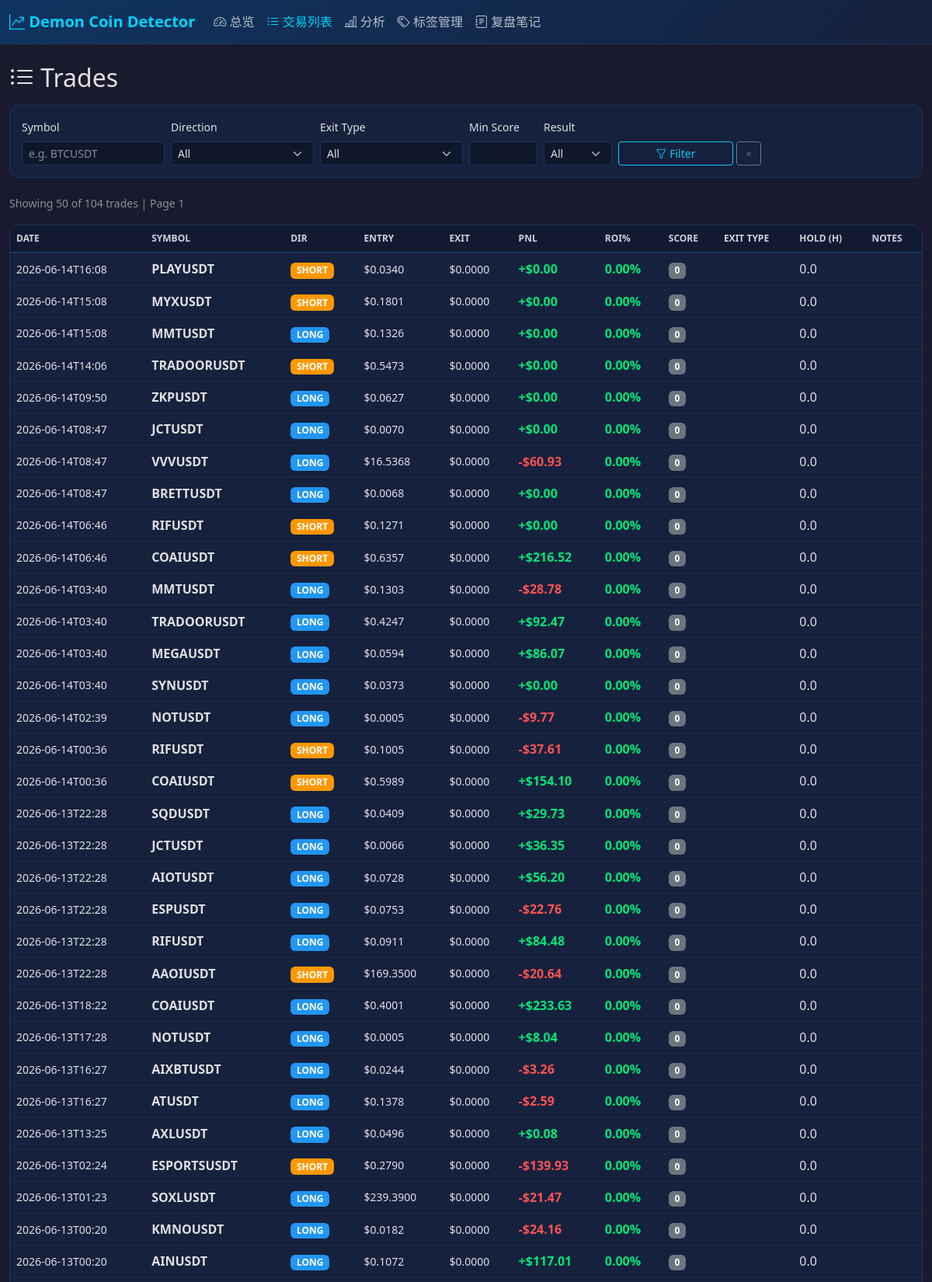
/trades (upper part), run on the app's committed database.
### tables this page shows
CREATE TABLE trades (
        id INTEGER PRIMARY KEY AUTOINCREMENT,
        trade_id TEXT UNIQUE,
        symbol TEXT NOT NULL,
        direction TEXT NOT NULL,
        strategy_version TEXT DEFAULT '',
        leverage INTEGER DEFAULT 10,
        margin_usd REAL DEFAULT 0,
        notional_usd REAL DEFAULT 0,
        entry_price REAL DEFAULT 0,
        exit_price REAL DEFAULT 0,
        quantity REAL DEFAULT 0,
        entry_time TEXT,
        exit_time TEXT,
        status TEXT DEFAULT 'open',
        total_score REAL DEFAULT 0,
        data_coverage_score REAL DEFAULT 0,
        professional_score REAL DEFAULT 0,
        market_quality_score REAL DEFAULT 0,
        entry_timing_score REAL DEFAULT 0,
        funding_flow_score REAL DEFAULT 0,
        execution_risk_score REAL DEFAULT 0,
        resonance_count INTEGER DEFAULT 0,
        candidate_source TEXT DEFAULT '',
        entry_reasons TEXT DEFAULT '[]',
        factors TEXT DEFAULT '{}',
        estimated_ev REAL DEFAULT 0,
        estimated_win_rate REAL DEFAULT 0,
        estimated_rr REAL DEFAULT 0,
        position_scale REAL DEFAULT 1.0,
        factor_attribution TEXT DEFAULT '',
        pnl_usd REAL DEFAULT 0,
        pnl_pct REAL DEFAULT 0,
        exit_type TEXT DEFAULT '',
        hold_hours REAL DEFAULT 0,
        peak_pnl_pct REAL DEFAULT 0,
        loss_tags TEXT DEFAULT '[]',
        loss_tag_labels TEXT DEFAULT '[]',
        win INTEGER DEFAULT 0,
        created_at TEXT DEFAULT (datetime('now')),
        updated_at TEXT DEFAULT (datetime('now'))
    );

### app.py (the view)
@app.route("/trades")
def trades():
    db = get_db()
    try:
        where = ["1=1"]
        params = []
        sym = request.args.get("symbol", "")
        if sym: where.append("symbol LIKE ?"); params.append(f"%{sym}%")
        direction = request.args.get("direction", "")
        if direction: where.append("direction=?"); params.append(direction)
        exit_type = request.args.get("exit_type", "")
        if exit_type: where.append("exit_type=?"); params.append(exit_type)
        min_score = request.args.get("min_score", type=float)
        if min_score: where.append("total_score>=?"); params.append(min_score)
        result = request.args.get("result", "")
        if result == "win": where.append("win=1")
        elif result == "loss": where.append("win=0 AND status='closed'")
        page = request.args.get("page", 1, type=int)
        per_page = 50
        offset = (page - 1) * per_page
        total = db.execute(f"SELECT COUNT(*) as c FROM trades WHERE {' AND '.join(where)}", params).fetchone()["c"]
        rows = db.execute(f"""SELECT id, trade_id, symbol, direction, entry_price, exit_price,
            pnl_usd, pnl_pct, total_score, exit_type, hold_hours, win, entry_time, exit_time,
            loss_tags, leverage, margin_usd FROM trades WHERE {' AND '.join(where)}
            ORDER BY entry_time DESC LIMIT ? OFFSET ?""", params + [per_page, offset]).fetchall()
        ref_counts = {}
        for r in rows:
            cnt = db.execute("SELECT COUNT(*) as c FROM reflections WHERE trade_id=?", (r["id"],)).fetchone()["c"]
            ref_counts[r["id"]] = cnt
        filters = {"symbol": sym, "direction": direction, "exit_type": exit_type, "result": result}
        return render_template("trades.html", trades=rows2dicts(rows), ref_counts=ref_counts,
            page=page, per_page=per_page, total=total, request=request, filters=filters)
    finally:
        db.close()

### app.py (called while the page is built)
def rows2dicts(rows):
    return [dict(r) for r in rows]

### database.py (called while the page is built)
def get_db():
    conn = sqlite3.connect(DB_PATH)
    conn.row_factory = sqlite3.Row
    conn.execute("PRAGMA journal_mode=WAL")
    conn.execute("PRAGMA foreign_keys=ON")
    return conn

### templates/trades.html (shortened to what this page needs)
{% extends "base.html" %}
{% block content %}
<h2 class="mb-3"><i class="bi bi-list-ul"></i> Trades</h2>
<div class="filter-section">
    <form method="GET" action="/trades" class="row g-2 align-items-end">
        <div class="col-md-2">
            <label class="form-label small">Symbol</label>
            <input type="text" class="form-control form-control-sm" name="symbol" value="{{ filters.symbol|default('') }}" placeholder="e.g. BTCUSDT">
        </div>
        <div class="col-md-2">
            <label class="form-label small">Direction</label>
            <select class="form-select form-select-sm" name="direction">
                <option value="">All</option>
            </select>
        </div>
        <div class="col-md-2">
            <label class="form-label small">Exit Type</label>
            <select class="form-select form-select-sm" name="exit_type">
                <option value="">All</option>
            </select>
        </div>
        <div class="col-md-1">
            <label class="form-label small">Min Score</label>
            <input type="number" class="form-control form-control-sm" name="min_score" value="{{ filters.min_score|default('') }}" step="1">
        </div>
        <div class="col-md-1">
            <label class="form-label small">Result</label>
            <select class="form-select form-select-sm" name="result">
                <option value="">All</option>
            </select>
        </div>
        <div class="col-md-2 d-flex gap-1">
            <button type="submit" class="btn btn-sm btn-outline-info flex-grow-1"><i class="bi bi-funnel"></i> Filter</button>
            <a href="/trades" class="btn btn-sm btn-outline-secondary"><i class="bi bi-x"></i></a>
        </div>
    </form>
</div>
<div class="mb-3">
    <small class="text-muted">Showing {{ trades|default([])|length }} of {{ total|default(0) }} trades | Page {{ page|default(1) }}</small>
</div>
<div class="card">
    <div class="table-responsive">
        <table class="table table-hover mb-0">
            <thead>
                <tr>
                    <th>Date</th>
                    <th>Symbol</th>
                    <th>Dir</th>
                    <th>Entry</th>
                    <th>Exit</th>
                    <th>PnL</th>
                    <th>ROI%</th>
                    <th>Score</th>
                    <th>Exit Type</th>
                    <th>Hold (h)</th>
                    <th>Notes</th>
                </tr>
            </thead>
            <tbody>
                {% for t in trades|default([]) %}
                {% set pnl = t.pnl_usd|default(0) %}
                {% set roi = t.pnl_pct|default(0) %}
                <tr style="cursor:pointer" onclick="location.href='/trade/{{ t.id|default(0) }}'">
                    <td class="small">{% set dt = t.entry_time|default('') %}{% if dt %}{{ dt[:16] }}{% else %}-{% endif %}</td>
                    <td><strong>{{ t.symbol|default('') }}</strong></td>
                    <td><span class="badge badge-{{ t.direction|default('')|lower }}">{{ t.direction|default('-') }}</span></td>
                    <td class="small">${{ "%.4f"|format(t.entry_price|default(0)) }}</td>
                    <td class="small">${{ "%.4f"|format(t.exit_price|default(0)) }}</td>
                    <td>
                        <span class="{% if pnl >= 0 %}pnl-positive{% else %}pnl-negative{% endif %} fw-bold">
                            {% if pnl >= 0 %}+${{ "%.2f"|format(pnl) }}{% else %}-${{ "%.2f"|format(pnl|abs) }}{% endif %}
                        </span>
                    </td>
                    <td>
                        <span class="{% if roi >= 0 %}pnl-positive{% else %}pnl-negative{% endif %}">
                            {{ "%.2f"|format(roi) }}%
                        </span>
                    </td>
                    <td>
                        {% if t.total_score is defined and t.total_score is not none %}
                        <span class="badge bg-secondary">{{ "%.0f"|format(t.total_score) }}</span>
                        {% else %}<span class="text-muted">-</span>{% endif %}
                    </td>
                    <td></td>
                    <td>{{ "%.1f"|format(t.hold_hours|default(0)) }}</td>
                    <td>
                        {% set rc = ref_counts.get(t.id, 0) if ref_counts else 0 %}
                    </td>
                </tr>
                {% endfor %}
            </tbody>
        </table>
    </div>
</div>
{% set tp = ((total|default(0) + per_page|default(50) - 1) // per_page|default(50))|int %}
{% endblock %}

### templates/base.html (style rules this page uses)
:root { --bs-body-bg: #1a1a2e; --bs-body-color: #e0e0e0; --accent-primary: #00d4ff; --profit: #00e676; --loss: #ff5252; --card-bg: #16213e; --card-border: #1a365d; }
body { background-color: var(--bs-body-bg); color: var(--bs-body-color); font-family: 'Segoe UI','PingFang SC','Microsoft YaHei',sans-serif; }
.card { background-color: var(--card-bg); border: 1px solid var(--card-border); border-radius: 12px; }
.pnl-positive { color: var(--profit); font-weight: bold; }
.pnl-negative { color: var(--loss); font-weight: bold; }
.table { --bs-table-bg: transparent; --bs-table-hover-bg: rgba(0,212,255,0.05); color: var(--bs-body-color); }
.table th { background-color: rgba(0,0,0,0.2); border-bottom: 2px solid var(--card-border); font-weight: 600; color: rgba(255,255,255,0.8); font-size: 0.75rem; text-transform: uppercase; }
.table td { border-bottom: 1px solid rgba(255,255,255,0.05); vertical-align: middle; }
.filter-section { background-color: var(--card-bg); padding: 15px; border-radius: 12px; margin-bottom: 20px; border: 1px solid var(--card-border); }
.form-control, .form-select { background-color: rgba(0,0,0,0.3); border: 1px solid var(--card-border); color: var(--bs-body-color); }
.badge-long { background-color: #2196f3; color: #fff; }
.badge-short { background-color: #ff9800; color: #fff; }

### data on the page
trades: entry_time "2026-06-14T16:08", symbol "PLAYUSDT", direction "SHORT", entry_price "0.0340", exit_price "0.0000", pnl_usd "0.00", pnl_pct "0.00", total_score "0", hold_hours "0.0"
trades: entry_time "2026-06-14T15:08", symbol "MYXUSDT", direction "SHORT", entry_price "0.1801", exit_price "0.0000", pnl_usd "0.00", pnl_pct "0.00", total_score "0", hold_hours "0.0"
trades: entry_time "2026-06-14T15:08", symbol "MMTUSDT", direction "LONG", entry_price "0.1326", exit_price "0.0000", pnl_usd "0.00", pnl_pct "0.00", total_score "0", hold_hours "0.0"
trades: entry_time "2026-06-14T14:06", symbol "TRADOORUSDT", direction "SHORT", entry_price "0.5473", exit_price "0.0000", pnl_usd "0.00", pnl_pct "0.00", total_score "0", hold_hours "0.0"
trades: entry_time "2026-06-14T09:50", symbol "ZKPUSDT", direction "LONG", entry_price "0.0627", exit_price "0.0000", pnl_usd "0.00", pnl_pct "0.00", total_score "0", hold_hours "0.0"
trades: entry_time "2026-06-14T08:47", symbol "JCTUSDT", direction "LONG", entry_price "0.0070", exit_price "0.0000", pnl_usd "0.00", pnl_pct "0.00", total_score "0", hold_hours "0.0"
trades: entry_time "2026-06-14T08:47", symbol "VVVUSDT", direction "LONG", entry_price "16.5368", exit_price "0.0000", pnl_usd "60.93", pnl_pct "0.00", total_score "0", hold_hours "0.0"
trades: entry_time "2026-06-14T08:47", symbol "BRETTUSDT", direction "LONG", entry_price "0.0068", exit_price "0.0000", pnl_usd "0.00", pnl_pct "0.00", total_score "0", hold_hours "0.0"
trades: entry_time "2026-06-14T06:46", symbol "RIFUSDT", direction "SHORT", entry_price "0.1271", exit_price "0.0000", pnl_usd "0.00", pnl_pct "0.00", total_score "0", hold_hours "0.0"
trades: entry_time "2026-06-14T06:46", symbol "COAIUSDT", direction "SHORT", entry_price "0.6357", exit_price "0.0000", pnl_usd "216.52", pnl_pct "0.00", total_score "0", hold_hours "0.0"
trades: entry_time "2026-06-14T03:40", symbol "MMTUSDT", direction "LONG", entry_price "0.1303", exit_price "0.0000", pnl_usd "28.78", pnl_pct "0.00", total_score "0", hold_hours "0.0"
trades: entry_time "2026-06-14T03:40", symbol "TRADOORUSDT", direction "LONG", entry_price "0.4247", exit_price "0.0000", pnl_usd "92.47", pnl_pct "0.00", total_score "0", hold_hours "0.0"
trades: entry_time "2026-06-14T03:40", symbol "MEGAUSDT", direction "LONG", entry_price "0.0594", exit_price "0.0000", pnl_usd "86.07", pnl_pct "0.00", total_score "0", hold_hours "0.0"
trades: entry_time "2026-06-14T03:40", symbol "SYNUSDT", direction "LONG", entry_price "0.0373", exit_price "0.0000", pnl_usd "0.00", pnl_pct "0.00", total_score "0", hold_hours "0.0"
trades: entry_time "2026-06-14T02:39", symbol "NOTUSDT", direction "LONG", entry_price "0.0005", exit_price "0.0000", pnl_usd "9.77", pnl_pct "0.00", total_score "0", hold_hours "0.0"
trades: entry_time "2026-06-14T00:36", symbol "RIFUSDT", direction "SHORT", entry_price "0.1005", exit_price "0.0000", pnl_usd "37.61", pnl_pct "0.00", total_score "0", hold_hours "0.0"
trades: entry_time "2026-06-14T00:36", symbol "COAIUSDT", direction "SHORT", entry_price "0.5989", exit_price "0.0000", pnl_usd "154.10", pnl_pct "0.00", total_score "0", hold_hours "0.0"
trades: entry_time "2026-06-13T22:28", symbol "SQDUSDT", direction "LONG", entry_price "0.0409", exit_price "0.0000", pnl_usd "29.73", pnl_pct "0.00", total_score "0", hold_hours "0.0"
trades: entry_time "2026-06-13T22:28", symbol "JCTUSDT", direction "LONG", entry_price "0.0066", exit_price "0.0000", pnl_usd "36.35", pnl_pct "0.00", total_score "0", hold_hours "0.0"
trades: entry_time "2026-06-13T22:28", symbol "AIOTUSDT", direction "LONG", entry_price "0.0728", exit_price "0.0000", pnl_usd "56.20", pnl_pct "0.00", total_score "0", hold_hours "0.0"
trades: entry_time "2026-06-13T22:28", symbol "ESPUSDT", direction "LONG", entry_price "0.0753", exit_price "0.0000", pnl_usd "22.76", pnl_pct "0.00", total_score "0", hold_hours "0.0"
trades: entry_time "2026-06-13T22:28", symbol "RIFUSDT", direction "LONG", entry_price "0.0911", exit_price "0.0000", pnl_usd "84.48", pnl_pct "0.00", total_score "0", hold_hours "0.0"
trades: entry_time "2026-06-13T22:28", symbol "AAOIUSDT", direction "SHORT", entry_price "169.3500", exit_price "0.0000", pnl_usd "20.64", pnl_pct "0.00", total_score "0", hold_hours "0.0"
trades: entry_time "2026-06-13T18:22", symbol "COAIUSDT", direction "LONG", entry_price "0.4001", exit_price "0.0000", pnl_usd "233.63", pnl_pct "0.00", total_score "0", hold_hours "0.0"
trades: entry_time "2026-06-13T17:28", symbol "NOTUSDT", direction "LONG", entry_price "0.0005", exit_price "0.0000", pnl_usd "8.04", pnl_pct "0.00", total_score "0", hold_hours "0.0"
trades: entry_time "2026-06-13T16:27", symbol "AIXBTUSDT", direction "LONG", entry_price "0.0244", exit_price "0.0000", pnl_usd "3.26", pnl_pct "0.00", total_score "0", hold_hours "0.0"
trades: entry_time "2026-06-13T16:27", symbol "ATUSDT", direction "LONG", entry_price "0.1378", exit_price "0.0000", pnl_usd "2.59", pnl_pct "0.00", total_score "0", hold_hours "0.0"
trades: entry_time "2026-06-13T13:25", symbol "AXLUSDT", direction "LONG", entry_price "0.0496", exit_price "0.0000", pnl_usd "0.08", pnl_pct "0.00", total_score "0", hold_hours "0.0"
trades: entry_time "2026-06-13T02:24", symbol "ESPORTSUSDT", direction "SHORT", entry_price "0.2790", exit_price "0.0000", pnl_usd "139.93", pnl_pct "0.00", total_score "0", hold_hours "0.0"
trades: entry_time "2026-06-13T01:23", symbol "SOXLUSDT", direction "LONG", entry_price "239.3900", exit_price "0.0000", pnl_usd "21.47", pnl_pct "0.00", total_score "0", hold_hours "0.0"
trades: entry_time "2026-06-13T00:20", symbol "KMNOUSDT", direction "LONG", entry_price "0.0182", exit_price "0.0000", pnl_usd "24.16", pnl_pct "0.00", total_score "0", hold_hours "0.0"
trades: entry_time "2026-06-13T00:20", symbol "AINUSDT", direction "LONG", entry_price "0.1072", exit_price "0.0000", pnl_usd "117.01", pnl_pct "0.00", total_score "0", hold_hours "0.0"

### other printed values
{{ trades|default([])|length }} "50"
{{ total|default(0) }} "104"
{{ page|default(1) }} "1"
